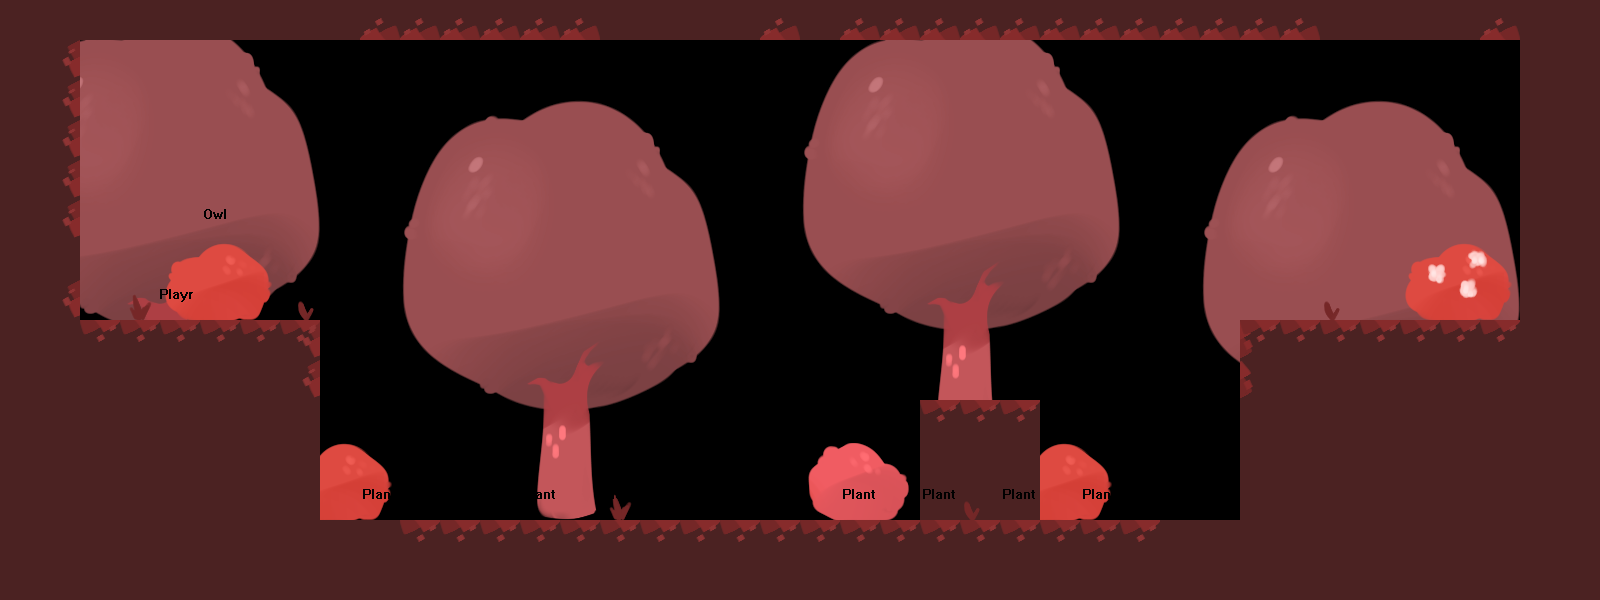

This game map was drawn from its Tiled (.tmx) file and the tilesets committed beside it. A one-line description and the trimmed map source follow:
An orthogonal 40x15 tile map with 40x40 px tiles, 5 tile layers (Bg1, Bg2, Bg3, Solid Tiles, ...).

<map version="1.0" orientation="orthogonal" width="40" height="15" tilewidth="40" tileheight="40">
 <tileset firstgid="1" name="Tileset" tilewidth="40" tileheight="40">
  <image source="../images/tileset.png" width="1800" height="480" />
 </tileset>
 <layer name="Bg1" width="40" height="15">
  <data>[600 cells, 281 non-empty, 75 distinct tile ids]</data>
 </layer>
 <layer name="Bg2" width="40" height="15">
  <data>[600 cells, 33 non-empty, 20 distinct tile ids]</data>
 </layer>
 <layer name="Bg3" width="40" height="15">
  <data>[600 cells, 5 non-empty, 3 distinct tile ids]</data>
 </layer>
 <layer name="Solid Tiles" width="40" height="15">
  <data>[600 cells, 233 non-empty, 7 distinct tile ids]</data>
 </layer>
 <layer name="PCs" width="40" height="15">
  <data>[600 cells, 14 non-empty, 4 distinct tile ids]</data>
 </layer>
</map>
